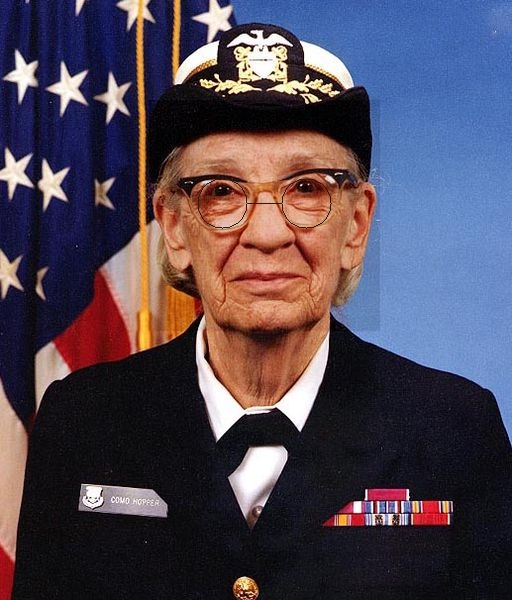
#> input picture data/registered_faces/RES-102_priya_patel.jpg, 512 x 600 px, given in place of the camera
$ python webcam_face_detection.py   (older library calls are emulated)
#> lines starting #> are read from the running program, lines starting #| are printed output that depends on the picture; after the words box and inside, x2 and y2 are one past the last pixel; in counts of white or black regions, pixels touching at a corner belong together
### models/face_pipeline.py
"""
Face Detection & 128-Dimensional Face Encoding Pipeline.
Pure OpenCV and NumPy implementation designed for high accuracy,
zero dependency issues, and compatibility with Python 3.13 on Windows.
"""

import os
import cv2
import numpy as np
from typing import Tuple, List, Optional, Union

# Load pre-trained OpenCV Haar Cascade for Frontal Face Detection
CASCADE_PATH = os.path.join(cv2.data.haarcascades, "haarcascade_frontalface_default.xml")
if not os.path.exists(CASCADE_PATH):
    raise FileNotFoundError(f"Haar Cascade file not found at: {CASCADE_PATH}")

face_cascade = cv2.CascadeClassifier(CASCADE_PATH)


def detect_faces(
    image: np.ndarray,
    scale_factor: float = 1.1,
    min_neighbors: int = 5,
    min_size: Tuple[int, int] = (40, 40),
) -> List[Tuple[int, int, int, int]]:
    """
    Detects faces in an image using OpenCV Haar Cascades.
    """
    if image is None or image.size == 0:
        return []

    if len(image.shape) == 3:
        gray = cv2.cvtColor(image, cv2.COLOR_BGR2GRAY)
    else:
        gray = image

    gray = cv2.equalizeHist(gray)

    faces = face_cascade.detectMultiScale(
        gray,
        scaleFactor=scale_factor,
        minNeighbors=min_neighbors,
        minSize=min_size,
        flags=cv2.CASCADE_SCALE_IMAGE,
    )

    return [tuple(map(int, bbox)) for bbox in faces]


# [117 lines left out: functions extract_face_roi, generate_face_encoding, calculate_face_distance, validate_photograph, not called in this run]

### webcam_face_detection.py
"""
Phase 4: Live Laptop Webcam Face Detection Application.
Captures live frames from laptop webcam, detects faces using OpenCV,
draws bounding boxes, handles camera initialization errors, and provides
keyboard shortcut ('q' or ESC) to close cleanly.
"""

import sys
import time
import argparse
import cv2
import numpy as np
from models.face_pipeline import detect_faces


def draw_styled_bounding_box(image: np.ndarray, bbox: tuple, label: str = "Face Detected"):
    """
    Renders an aesthetically styled bounding box with corner brackets and label tag.
    """
    x, y, w, h = bbox
    color = (0, 255, 0)  # Green
    thickness = 2
    corner_len = int(min(w, h) * 0.2)

    # Main rectangle
    cv2.rectangle(image, (x, y), (x + w, y + h), color, thickness)

    # Stylish corner accents
    # Top-Left
    cv2.line(image, (x, y), (x + corner_len, y), color, thickness + 2)
    cv2.line(image, (x, y), (x, y + corner_len), color, thickness + 2)
    # Top-Right
    cv2.line(image, (x + w, y), (x + w - corner_len, y), color, thickness + 2)
    cv2.line(image, (x + w, y), (x + w, y + corner_len), color, thickness + 2)
    # Bottom-Left
    cv2.line(image, (x, y + h), (x + corner_len, y + h), color, thickness + 2)
    cv2.line(image, (x, y + h), (x, y + h - corner_len), color, thickness + 2)
    # Bottom-Right
    cv2.line(image, (x + w, y + h), (x + w - corner_len, y + h), color, thickness + 2)
    cv2.line(image, (x + w, y + h), (x + w, y + h - corner_len), color, thickness + 2)

    # Label background banner
    label_size, _ = cv2.getTextSize(label, cv2.FONT_HERSHEY_SIMPLEX, 0.55, 1)
    label_w, label_h = label_size
    tag_y = max(y - 10, label_h + 5)
    cv2.rectangle(image, (x, tag_y - label_h - 4), (x + label_w + 10, tag_y + 4), color, -1)
    cv2.putText(
        image,
        label,
        (x + 5, tag_y),
        cv2.FONT_HERSHEY_SIMPLEX,
        0.55,
        (0, 0, 0),  # Black text over green
        1,
        cv2.LINE_AA,
    )


def draw_hud_overlay(frame: np.ndarray, face_count: int, fps: float):
    """
    Renders top status dashboard and keyboard shortcuts.
    """
    h, w, _ = frame.shape
    # Translucent HUD bar at top
    overlay = frame.copy()
    cv2.rectangle(overlay, (0, 0), (w, 55), (20, 20, 20), -1)
    cv2.addWeighted(overlay, 0.75, frame, 0.25, 0, frame)

    # Title & Stats
    cv2.putText(
        frame,
        "SMART SOCIETY SECURITY - LIVE FACE DETECTION",
        (15, 22),
        cv2.FONT_HERSHEY_SIMPLEX,
        0.6,
        (0, 255, 200),
        2,
        cv2.LINE_AA,
    )

    status_str = f"Faces Detected: {face_count} | FPS: {fps:.1f} | Press 'q' or [ESC] to Exit"
    cv2.putText(
        frame,
        status_str,
        (15, 45),
        cv2.FONT_HERSHEY_SIMPLEX,
        0.5,
        (255, 255, 255),
        1,
        cv2.LINE_AA,
    )


def initialize_camera(camera_index: int = 0) -> cv2.VideoCapture:
    """
    Attempts to connect to the laptop webcam.
    Tries primary index, then fallback index 1.
    """
    print(f"[INFO] Connecting to laptop webcam (index {camera_index})...")
    cap = cv2.VideoCapture(camera_index)

    if not cap.isOpened():
        print(f"[WARNING] Camera index {camera_index} not available. Trying index 1...")
        cap = cv2.VideoCapture(1)

    if not cap.isOpened():
        error_msg = (
            "\n" + "!" * 65 + "\n"
            "CAMERA INITIALIZATION ERROR:\n"
            "Unable to access laptop webcam.\n"
            "Troubleshooting steps:\n"
            "  1. Ensure no other application (Zoom, Teams, Chrome, Camera App) is using the webcam.\n"
            "  2. Check Windows Settings -> Privacy & Security -> Camera -> Allow desktop apps to access camera.\n"
            "  3. Check if physical camera privacy shutter is open.\n"
            + "!" * 65 + "\n"
        )
        print(error_msg, file=sys.stderr)
        return None

    # Set preferred resolution
    cap.set(cv2.CAP_PROP_FRAME_WIDTH, 640)
    cap.set(cv2.CAP_PROP_FRAME_HEIGHT, 480)
    return cap


def run_live_webcam(
    camera_index: int = 0,
    max_frames: int = 0,
    mock_input_path: str = None,
):
    """
    Main loop for live webcam face detection.

    Parameters:
        camera_index: Webcam device index (default: 0).
        max_frames: Max frames to process before exiting (0 = infinite until 'q').
        mock_input_path: Optional static image path for headless automated testing.
    """
#> called with camera_index = 0, max_frames = 0
    is_mock = mock_input_path is not None
    cap = None

    if is_mock:
        print(f"[INFO] Running in mock test mode with input: {mock_input_path}")
        mock_frame = cv2.imread(mock_input_path)
        if mock_frame is None:
            raise FileNotFoundError(f"Mock image not found: {mock_input_path}")
    else:
        cap = initialize_camera(camera_index)
        if cap is None:
            return False

    window_name = "Smart Society Security System - Live Face Detection (Press 'q' to Exit)"
    cv2.namedWindow(window_name, cv2.WINDOW_AUTOSIZE)

    frame_count = 0
    fps = 0.0
    start_time = time.time()
    last_fps_time = start_time

    print("\n" + "=" * 60)
    print("LIVE WEBCAM FACE DETECTION ACTIVE")
    print("  -> Press 'q' or [ESC] on the video window to stop")
    print("=" * 60)

    try:
        while True:
            if is_mock:
                frame = mock_frame.copy()
                ret = True
                time.sleep(0.03)  # Simulate ~30 FPS
            else:
                ret, frame = cap.read()
#> frame is the input picture: shape (600, 512, 3); mean B, G, R 84.3, 70.1, 79.6

            if not ret or frame is None:
                print("[WARNING] Could not read video frame.")
                break

            frame_count += 1

            # Calculate FPS every 10 frames
            if frame_count % 10 == 0:
                now = time.time()
                fps = 10.0 / max(now - last_fps_time, 1e-5)
                last_fps_time = now

            # Step 1: Detect faces
            faces = detect_faces(frame)
#> in detect_faces, `gray = cv2.cvtColor(image, cv2.COLOR_BGR2GRAY)`:
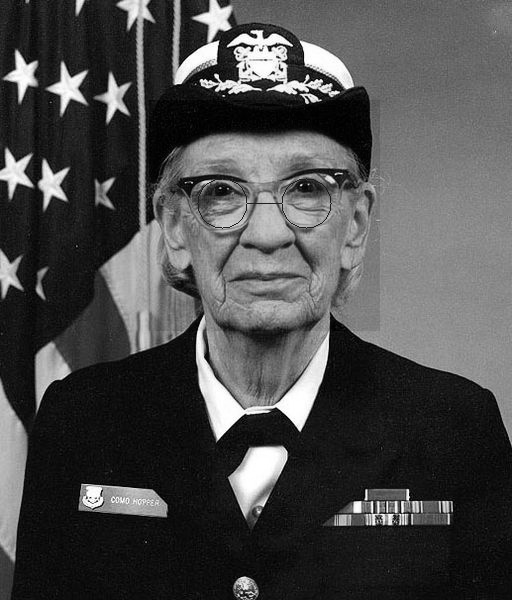
#> gray: shape (600, 512); min 0, max 255, mean 74.5
#> in detect_faces, `gray = cv2.equalizeHist(gray)`:
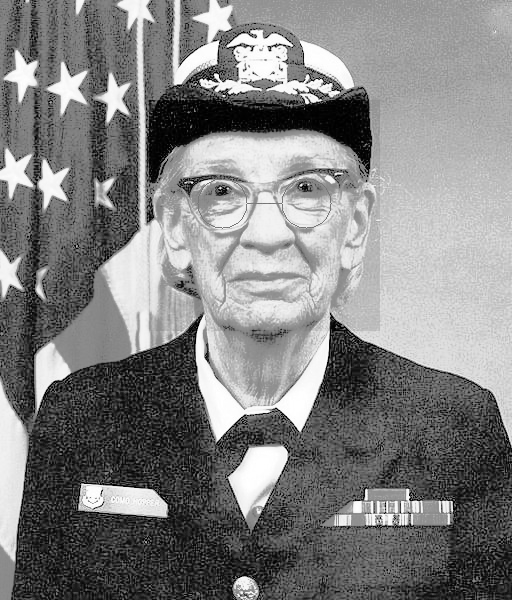
#> gray: shape (600, 512); min 0, max 255, mean 128.9
#> in detect_faces, `faces = face_cascade.detectMultiScale( gray, scaleFactor=scale_factor,..`: faces = [[147, 97, 239, 239]]
#> faces = [(147, 97, 239, 239)]

            # Step 2: Draw bounding boxes
            for i, bbox in enumerate(faces):
                label = f"Face #{i + 1} ({bbox[2]}x{bbox[3]})"
                draw_styled_bounding_box(frame, bbox, label=label)
#> this loop made 1 pass
#> (label, x in draw_styled_bounding_box, y in draw_styled_bounding_box, w in draw_styled_bounding_box, h in draw_styled_bounding_box, color in draw_styled_bounding_box, thickness in draw_styled_bounding_box, corner_len in draw_styled_bounding_box) on pass 1: ('Face #1 (239x239)', 147, 97, 239, 239, (0, 255, 0), 2, 47)
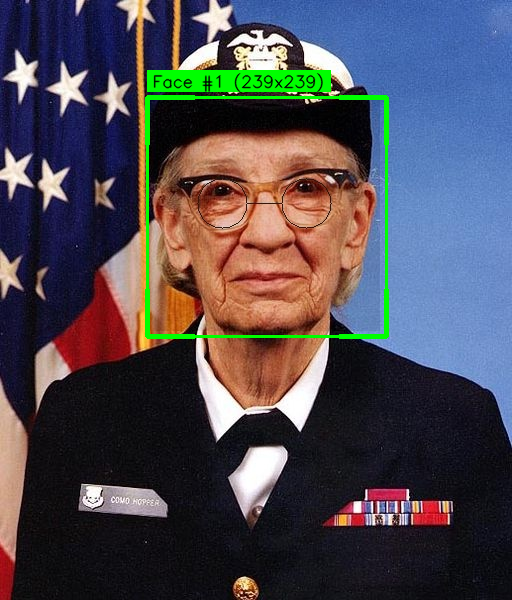
#> frame: shape (600, 512, 3); 2.49% of pixels changed, all inside (x1, y1, x2, y2) = (145, 70, 389, 339)

            # Step 3: Draw HUD
            draw_hud_overlay(frame, face_count=len(faces), fps=fps)
#> in draw_hud_overlay, `cv2.rectangle(overlay, (0, 0), (w, 55), (20, 20, 20), -1)`:
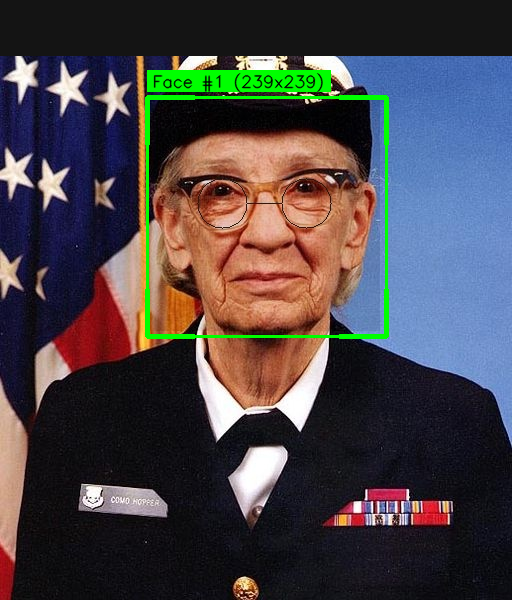
#> overlay: shape (600, 512, 3); 9.33% of pixels changed, all inside (x1, y1, x2, y2) = (0, 0, 512, 56)
#> in draw_hud_overlay, `cv2.putText( frame, status_str, (15, 45), cv2.FONT_HERSHEY_SIMPLEX, 0...`:
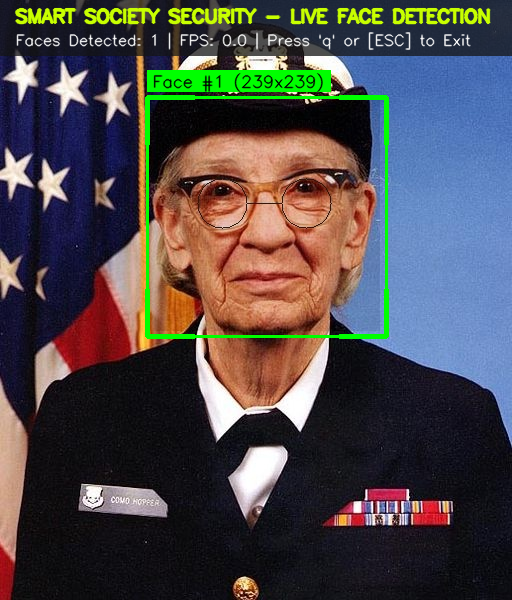
#> frame: shape (600, 512, 3); mean B, G, R 74.3, 72.7, 76.3

            # Step 4: Display frame
            cv2.imshow(window_name, frame)

            # Step 5: Check exit keys ('q', 'Q', ESC)
            key = cv2.waitKey(1) & 0xFF
#> (key q is pressed here)
            if key in [ord("q"), ord("Q"), 27]:
                print("\n[INFO] Exit key pressed ('q' / ESC). Shutting down video stream...")
                break

            # Limit frames if max_frames is set (for testing)
            if 0 < max_frames <= frame_count:
                print(f"\n[INFO] Reached requested test limit of {max_frames} frames.")
                break

    finally:
        if cap is not None:
            cap.release()
            print("[INFO] Camera device released successfully.")
        cv2.destroyAllWindows()
        print("[INFO] OpenCV windows closed cleanly.")

    return True


if __name__ == "__main__":
    parser = argparse.ArgumentParser(description="Live Laptop Webcam Face Detection (Phase 4)")
    parser.add_argument("--camera", type=int, default=0, help="Webcam device index (default: 0)")
    parser.add_argument("--max-frames", type=int, default=0, help="Exit after N frames (default: 0 = infinite)")
    parser.add_argument("--mock-image", type=str, default=None, help="Path to static image for testing")

    args = parser.parse_args()
    run_live_webcam(
        camera_index=args.camera,
        max_frames=args.max_frames,
        mock_input_path=args.mock_image,
    )
